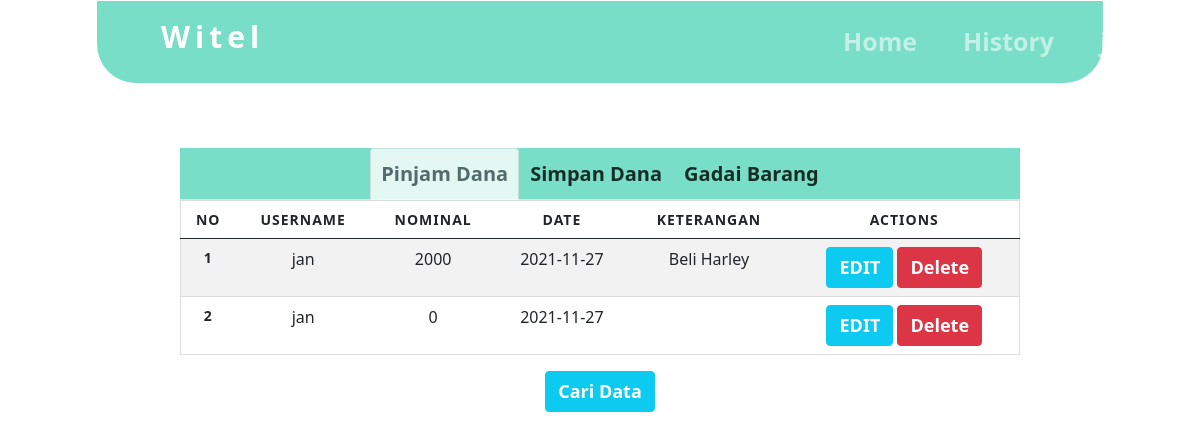
The page /history.php (signed in) on the database its author committed.
### tables this page shows
CREATE TABLE `pinjam` (
  `id_pinjam` int(20) NOT NULL,
  `username` varchar(20) NOT NULL,
  `nominal` int(20) NOT NULL,
  `date` date NOT NULL,
  `keterangan` text NOT NULL,
  `cicil` int(20) NOT NULL
);

### history.php (the view, shortened to what this page needs)
<?php
$sessionuser = $_SESSION['username'];
?>
<!DOCTYPE html>
<html>
<head>
	<link href="https://cdn.jsdelivr.net/npm/bootstrap@5.0.2/dist/css/bootstrap.min.css" rel="stylesheet">
</head>
<body>
	<nav id="web-navbar" style="color: #0F044C;" class="cont-nav navbar navbar-expand-lg navbar-dark  py-2">
		<a class="navbar-brand witel" href="index.php">Witel</a>
		<div class="collapse navbar-collapse" id="navbarSupportedContent">
			<ul class="navbar-nav ml-auto container-textt">
				<li class="nav-item active">
					<a class="textt nav-link" href="index.php">Home</a>
				</li>
				<li class="nav-item">
					<a class=" textt nav-link" onclick="return invalid(this)" href="history.php?user=<?php echo $sessionuser ?>">History</a>
				</li>
				<li class="nav-item">
					<a href="#">
						<p class=" textt nav-link"><?php echo $sessionuser ?></p>
					</a>
				</li>
			</ul>
		</div>
	</nav>
	<div class="container-his">
		<div class="nav nav-tabs" id="nav-tab" role="tablist" style="background-color: #78DEC7;">
			<button class="nav-link simpin active" onclick="active" id="nav-home-tab" data-bs-toggle="tab" data-bs-target="#nav-home" type="button" role="tab" aria-controls="nav-home" aria-selected="true">
				Pinjam Dana
			</button>
			<button class="nav-link simpin" id="nav-profile-tab" data-bs-toggle="tab" data-bs-target="#nav-profile" type="button" role="tab" aria-controls="nav-profile" aria-selected="false">
				Simpan Dana
			</button>
			<button class="nav-link simpin" id="nav-non-tab" data-bs-toggle="tab" data-bs-target="#nav-non" type="button" role="tab" aria-controls="nav-non" aria-selected="false">
				Gadai Barang
			</button>
		</div>
		<div class="tab-content" id="nav-tabContent">
			<div class="tab-pane fade show active" id="nav-home" role="tabpanel" aria-labelledby="nav-home-tab">
				<table class="table table-striped">
					<thead>
						<tr>
							<th scope="col">No</th>
							<th scope="col">Username</th>
							<th scope="col">Nominal</th>
							<th scope="col">Date</th>
							<th scope="col">Keterangan</th>
							<th scope="col">Actions</th>
						</tr>
					</thead>
					<?php
					include 'config.php';
					$data = mysqli_query($connect, "SELECT * from pinjam where username like '$sessionuser'");
					if (isset($_GET['cari'])) {
						$cari = $_GET['cari'];
						$data = mysqli_query($connect, "SELECT * from pinjam where keterangan like '%" . $cari . "%'");
					} else {
						$data = mysqli_query($connect, "SELECT * from pinjam where username like '$sessionuser'");
					}
					$no = 1;
					while ($d = mysqli_fetch_array($data)) {
					?>
						<tr>
							<th scope="row"><?php echo $no++; ?></th>
							<td><?php echo $d['username']; ?>
							<td><?php echo $d['nominal']; ?></td>
							<td><?php echo $d['date']; ?></td>
							<td><?php echo $d['keterangan']; ?></td>
							<td>
								<button type="button" class="btn btn-info"><a href="pinjam/edit-pinjam.php?id=<?php echo $d['id_pinjam']; ?>">EDIT</a></button>
								<button type="button" class="btn btn-danger"><a href="proses.php?action=deletepinjam&id=<?php echo $d['id_pinjam']; ?>" onclick="alert('Berhasil Menghapus Data')">Delete</a></button>
							</td>
						</tr>
					<?php
					}
					?>
				</table>
			</div>
			<div class="container">
				<button type="button" class="btn btn-info"><a href="search.php">Cari Data</a></button>
			</div>
		</div>
	</div>
</body>
</html>

### history.php (style rules this page uses)
body { background-color: #ffff; }
.cont-nav { border: 1px solid white; margin-right: 10vw; margin-left: 10vw; background: #78DEC7; }
.textt { font-size: 24px; font-weight: 600; word-spacing: 20px; margin: 0px 15px 0px 15px; }
.cont-nav { margin-right: 8vw; margin-left: 8vw; background: #78DEC7; border-bottom-right-radius: 40px; border-bottom-left-radius: 40px; }
a, a .nav-link { text-decoration: none !important; }
.witel { letter-spacing: 5px; font-size: 30px; padding-left: 4rem; padding-bottom: 1rem; }
@media only screen and (max-width: 1460px) { * { transition: .6s; } }
@media only screen and (max-width: 1460px) { .textt { position: relative; left: -13%; } }
@media only screen and (max-width: 1260px) { .textt { position: relative; left: 27%; } }
.textt { box-sizing: border-box; padding: 10px; text-align: justify; font-size: 25PX; position: relative; left: 45vw; }
.container-his { box-sizing: border-box; width: 70%; position: relative; left: 15%; margin-top: 4rem; height: auto; }
.simpin { font-size: 20px; font-weight: 600; padding: 10px; color: black; opacity: 0.8; }
.nav { display: flex; justify-content: center; }
a { text-decoration: none; color: #ffff; font-size: 18px; font-weight: 600; }
table { border: 1px solid #ccc; border-collapse: collapse; margin: 0; padding: 0; width: 100%; }
table tr { border: 1px solid #ddd; padding: 5px; }
table th, table td { padding: 10px; text-align: center; }
table th { font-size: 14px; letter-spacing: 1px; text-transform: uppercase; }
.container { display: flex; justify-content: center }

### rows shown on the page
pinjam: username "jan", nominal "2000", date "2021-11-27", keterangan "Beli Harley"
pinjam: username "jan", nominal "0", date "2021-11-27"

### other values the page prints
$sessionuser "jan"
